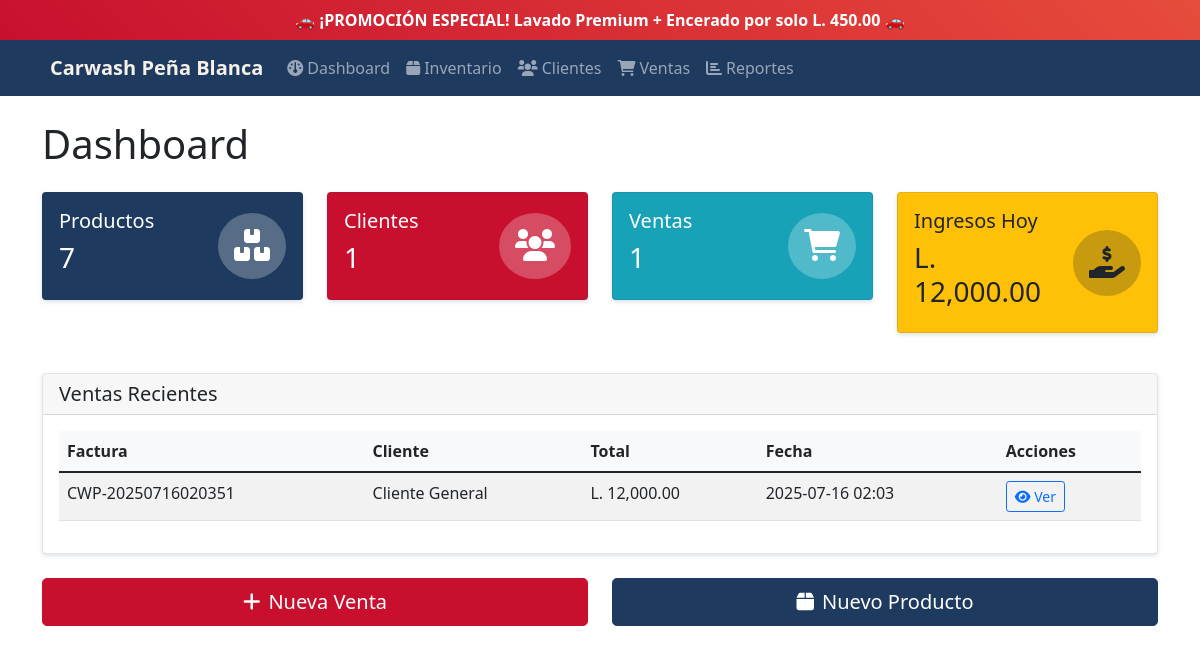
Before: / with the older database file.
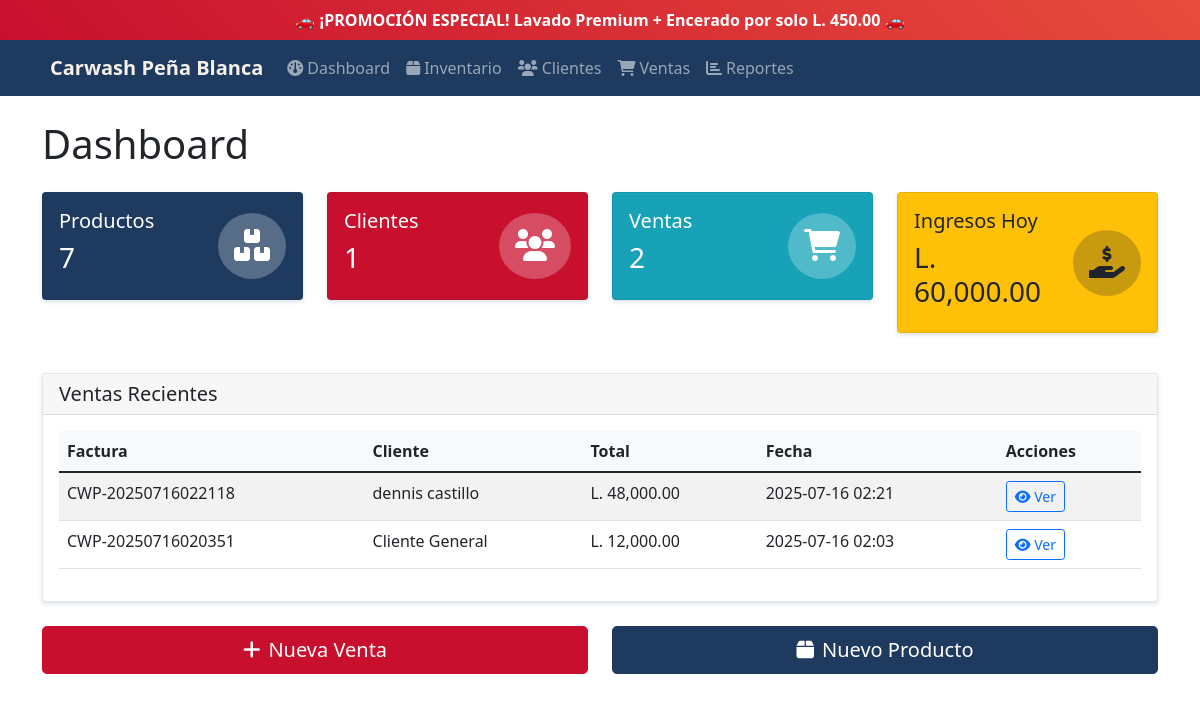
After: the same page with the newer database file.
### tables this page shows
CREATE TABLE sales (
            id INTEGER PRIMARY KEY AUTOINCREMENT,
            customer_id INTEGER,
            total REAL NOT NULL,
            tax REAL DEFAULT 0,
            discount REAL DEFAULT 0,
            payment_method TEXT,
            status TEXT DEFAULT 'completed',
            invoice_number TEXT UNIQUE,
            created_at TIMESTAMP DEFAULT CURRENT_TIMESTAMP,
            FOREIGN KEY (customer_id) REFERENCES customers (id)
        );

CREATE TABLE customers (
            id INTEGER PRIMARY KEY AUTOINCREMENT,
            name TEXT NOT NULL,
            phone TEXT,
            email TEXT,
            address TEXT,
            created_at TIMESTAMP DEFAULT CURRENT_TIMESTAMP
        );

### main.py (the view)
@app.route('/')
def dashboard():
    conn = get_db_connection()
    total_products = conn.execute("SELECT COUNT(*) FROM products").fetchone()[0]
    total_customers = conn.execute("SELECT COUNT(*) FROM customers").fetchone()[0]
    total_sales = conn.execute("SELECT COUNT(*) FROM sales").fetchone()[0]
    daily_revenue = conn.execute(
        "SELECT COALESCE(SUM(total), 0) FROM sales WHERE DATE(created_at) = DATE('now')"
    ).fetchone()[0]
    recent_sales = conn.execute("""
        SELECT s.id, s.invoice_number, c.name as customer_name, s.total, s.created_at
        FROM sales s
        LEFT JOIN customers c ON s.customer_id = c.id
        ORDER BY s.created_at DESC
        LIMIT 5
    """).fetchall()
    conn.close()
    return render_template('dashboard.html',
                         total_products=total_products,
                         total_customers=total_customers,
                         total_sales=total_sales,
                         daily_revenue=daily_revenue,
                         recent_sales=recent_sales)

### main.py (called while the page is built)
def get_db_connection():
    conn = sqlite3.connect('carwash.db')
    conn.row_factory = sqlite3.Row
    return conn

### templates/dashboard.html (shortened to what this page needs)
{% extends "base.html" %}
{% block content %}
<div class="row">
    <div class="col-12">
        <h1 class="mb-4">Dashboard</h1>
    </div>
</div>
<div class="row mb-4">
    <div class="col-md-3 mb-3">
        <div class="card bg-primary text-white">
            <div class="card-body">
                <div class="row align-items-center">
                    <div class="col">
                        <h5 class="card-title">Productos</h5>
                        <h3>{{ total_products }}</h3>
                    </div>
                    <div class="col-auto">
                        <div class="bg-white bg-opacity-25 rounded-circle p-3">
                            <i class="fas fa-boxes text-white fa-2x"></i>
                        </div>
                    </div>
                </div>
            </div>
        </div>
    </div>
    <div class="col-md-3 mb-3">
        <div class="card bg-success text-white">
            <div class="card-body">
                <div class="row align-items-center">
                    <div class="col">
                        <h5 class="card-title">Clientes</h5>
                        <h3>{{ total_customers }}</h3>
                    </div>
                    <div class="col-auto">
                        <div class="bg-white bg-opacity-25 rounded-circle p-3">
                            <i class="fas fa-users text-white fa-2x"></i>
                        </div>
                    </div>
                </div>
            </div>
        </div>
    </div>
    <div class="col-md-3 mb-3">
        <div class="card bg-info text-white">
            <div class="card-body">
                <div class="row align-items-center">
                    <div class="col">
                        <h5 class="card-title">Ventas</h5>
                        <h3>{{ total_sales }}</h3>
                    </div>
                    <div class="col-auto">
                        <div class="bg-white bg-opacity-25 rounded-circle p-3">
                            <i class="fas fa-shopping-cart text-white fa-2x"></i>
                        </div>
                    </div>
                </div>
            </div>
        </div>
    </div>
    <div class="col-md-3 mb-3">
        <div class="card bg-warning text-dark">
            <div class="card-body">
                <div class="row align-items-center">
                    <div class="col">
                        <h5 class="card-title">Ingresos Hoy</h5>
                        <h3>L. {{ "{:,.2f}".format(daily_revenue) }}</h3>
                    </div>
                    <div class="col-auto">
                        <div class="bg-dark bg-opacity-25 rounded-circle p-3">
                            <i class="fas fa-hand-holding-usd text-dark fa-2x"></i>
                        </div>
                    </div>
                </div>
            </div>
        </div>
    </div>
</div>
<div class="row">
    <div class="col-12">
        <div class="card">
            <div class="card-header">
                <h5 class="mb-0">Ventas Recientes</h5>
            </div>
            <div class="card-body">
                {% if recent_sales %}
                <div class="table-responsive">
                    <table class="table table-striped">
                        <thead>
                            <tr>
                                <th>Factura</th>
                                <th>Cliente</th>
                                <th>Total</th>
                                <th>Fecha</th>
                                <th>Acciones</th>
                            </tr>
                        </thead>
                        <tbody>
                            {% for sale in recent_sales %}
                            <tr>
                                <td>{{ sale.invoice_number }}</td>
                                <td>{{ sale.customer_name or 'Cliente General' }}</td>
                                <td>L. {{ "{:,.2f}".format(sale.total) }}</td>
                                <td>{{ sale.created_at[:16] }}</td>
                                <td>
                                    <a href="{{ url_for('view_invoice', sale_id=sale.id) }}" class="btn btn-sm btn-outline-primary">
                                        <i class="fas fa-eye"></i> Ver
                                    </a>
                                </td>
                            </tr>
                            {% endfor %}
                        </tbody>
                    </table>
                </div>
                {% else %}
                <p class="text-muted">No hay ventas registradas.</p>
                {% endif %}
            </div>
        </div>
    </div>
</div>
<div class="row mt-4">
    <div class="col-md-6">
        <a href="{{ url_for('new_sale') }}" class="btn btn-success btn-lg w-100">
            <i class="fas fa-plus me-2"></i>Nueva Venta
        </a>
    </div>
    <div class="col-md-6">
        <a href="{{ url_for('add_product') }}" class="btn btn-primary btn-lg w-100">
            <i class="fas fa-box me-2"></i>Nuevo Producto
        </a>
    </div>
</div>
{% endblock %}

### templates/base.html (shortened to what this page needs)
<!DOCTYPE html>
<html lang="es">
<head>
    <link href="https://cdn.jsdelivr.net/npm/bootstrap@5.1.3/dist/css/bootstrap.min.css" rel="stylesheet">
    <link href="https://cdnjs.cloudflare.com/ajax/libs/font-awesome/6.0.0/css/all.min.css" rel="stylesheet">
</head>
<body>
    <div class="promo-banner">
        <div class="container">
            <span id="promo-text">🚗 ¡PROMOCIÓN ESPECIAL! Lavado Premium + Encerado por solo L. 450.00 🚗</span>
        </div>
    </div>
    <nav class="navbar navbar-expand-lg navbar-dark">
        <div class="container">
            <a class="navbar-brand" href="{{ url_for('dashboard') }}">
                Carwash Peña Blanca
            </a>
            <div class="collapse navbar-collapse" id="navbarNav">
                <ul class="navbar-nav me-auto">
                    <li class="nav-item">
                        <a class="nav-link" href="{{ url_for('dashboard') }}">
                            <i class="fas fa-dashboard me-1"></i>Dashboard
                        </a>
                    </li>
                    <li class="nav-item">
                        <a class="nav-link" href="{{ url_for('products') }}">
                            <i class="fas fa-box me-1"></i>Inventario
                        </a>
                    </li>
                    <li class="nav-item">
                        <a class="nav-link" href="{{ url_for('customers') }}">
                            <i class="fas fa-users me-1"></i>Clientes
                        </a>
                    </li>
                    <li class="nav-item">
                        <a class="nav-link" href="{{ url_for('sales') }}">
                            <i class="fas fa-shopping-cart me-1"></i>Ventas
                        </a>
                    </li>
                    <li class="nav-item">
                        <a class="nav-link" href="{{ url_for('reports') }}">
                            <i class="fas fa-chart-bar me-1"></i>Reportes
                        </a>
                    </li>
                </ul>
            </div>
        </div>
    </nav>
    <div class="container mt-4">
        {% block content %}{% endblock %}
    </div>
</body>
</html>

### templates/base.html (style rules this page uses)
:root { --primary-navy: #1e3a5f; --secondary-red: #c8102e; --accent-cream: #f5f0e8; --light-gray: #f8f9fa; }
.promo-banner { background: linear-gradient(45deg, var(--secondary-red), #e74c3c); color: white; padding: 8px 0; text-align: center; font-weight: bold; position: relative; overflow: hidden; }
.promo-banner::before { content: ''; position: absolute; top: 0; left: -100%; width: 100%; height: 100%; background: linear-gradient(90deg, transparent, rgba(255,255,255,0.1), transparent); animation: shine 3s infinite; }
.navbar-brand { font-weight: bold; color: var(--accent-cream) !important; }
.navbar-dark { background-color: var(--primary-navy) !important; }
.card { box-shadow: 0 0.125rem 0.25rem rgba(30, 58, 95, 0.15); border: 1px solid rgba(30, 58, 95, 0.125); }
.table th { background-color: var(--light-gray); }
.btn-primary { background-color: var(--primary-navy); border-color: var(--primary-navy); }
.btn-success { background-color: var(--secondary-red); border-color: var(--secondary-red); }
.bg-primary { background-color: var(--primary-navy) !important; }
.bg-success { background-color: var(--secondary-red) !important; }
.bg-info { background-color: #17a2b8 !important; }
.bg-warning { background-color: #ffc107 !important; color: #212529 !important; }

Changed rows visible on the page:
added sales: invoice_number "CWP-20250716022118", name "dennis castillo", total "48,000.00", created_at "2025-07-16 02:21"
Other visible differences:
{{ total_sales }}: "1" → "2"
{{ "{:,.2f}".format(daily_revenue) }}: "12,000.00" → "60,000.00"
